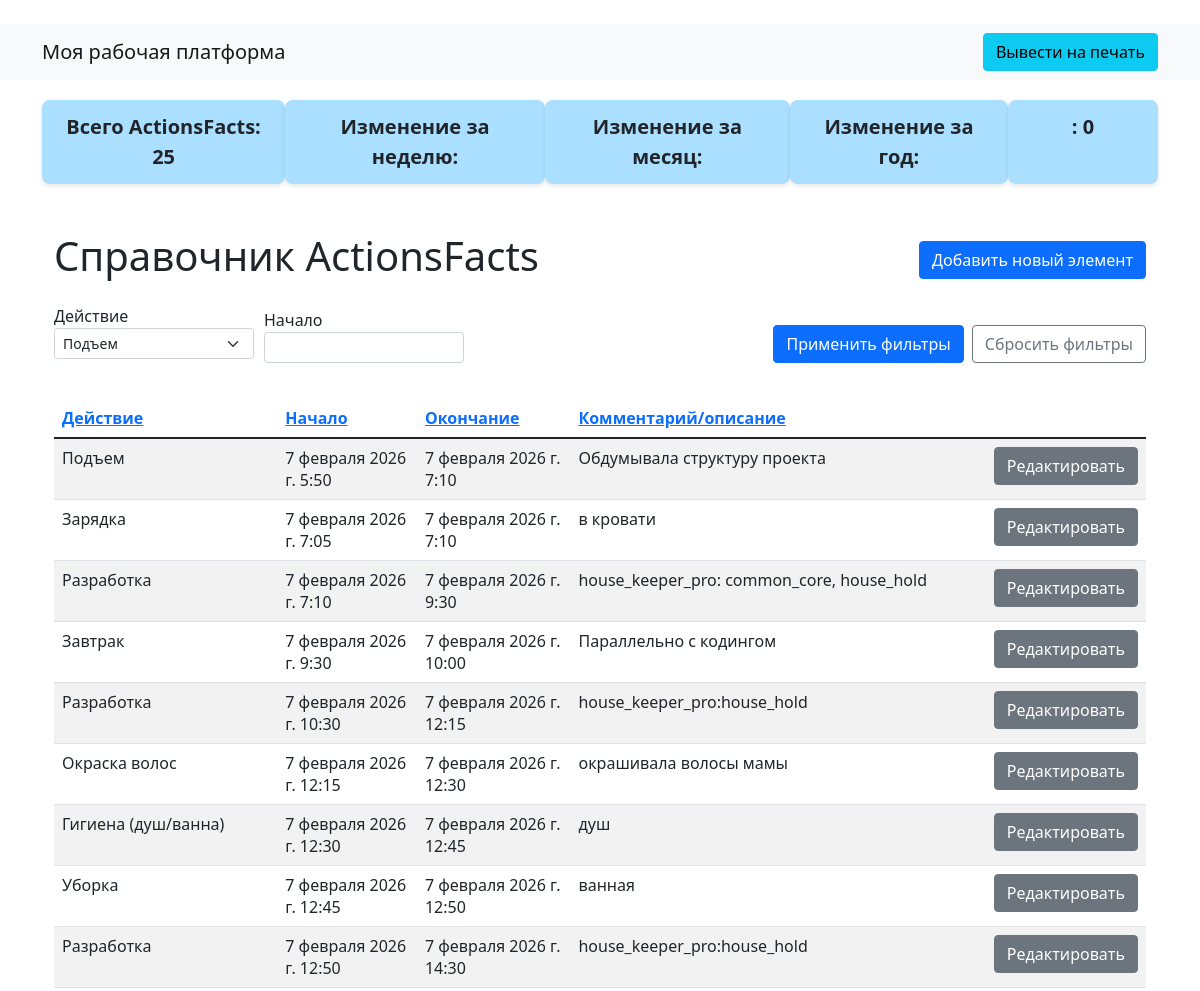
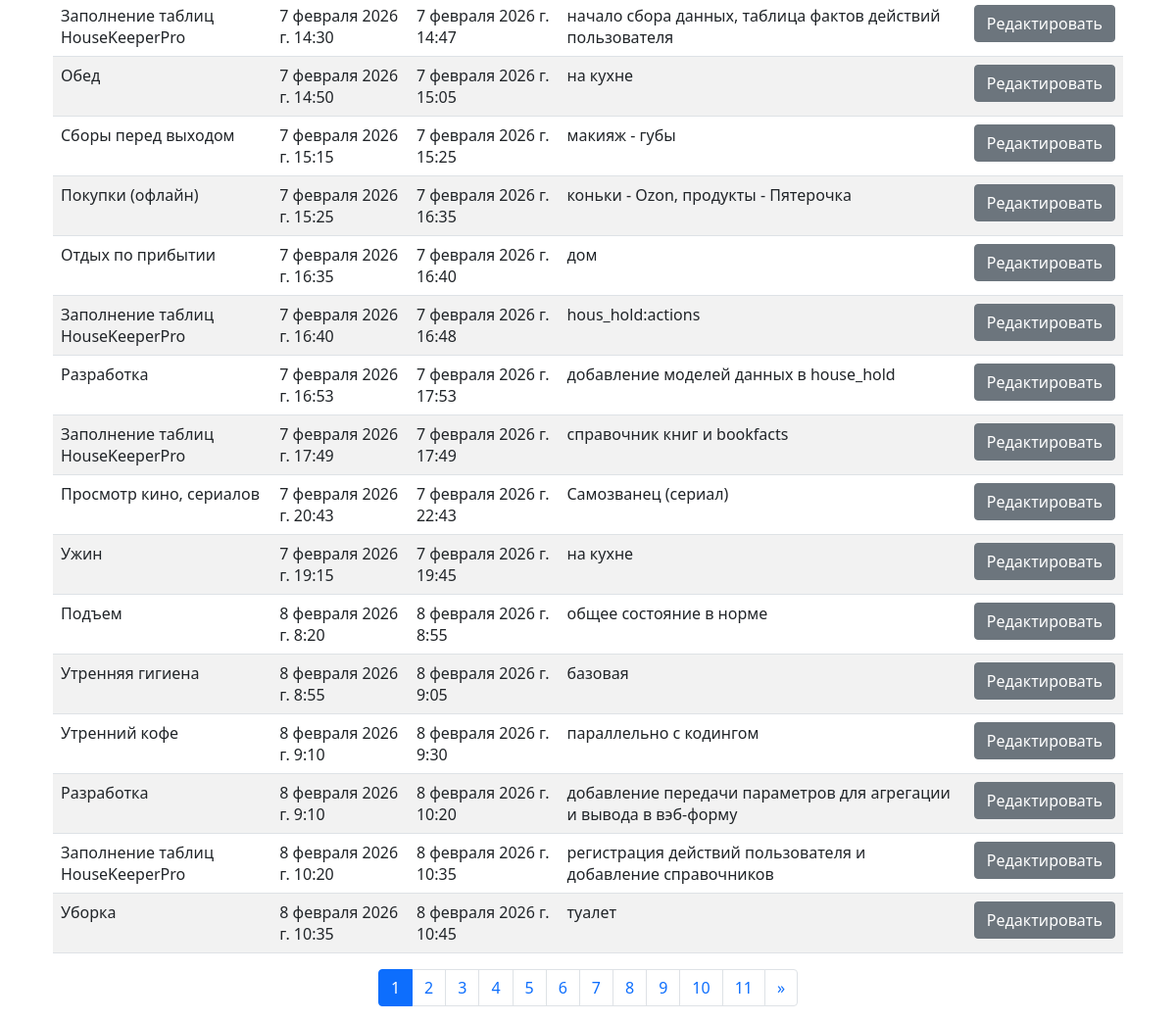
Page /household/dayactions/ on the committed database (2 pictures, top to bottom).
### common_core/models.py (models this page shows)
class Actions(models.Model):
    action = models.CharField(max_length=150)
    keeperapps = models.ForeignKey(
        'KeeperApps',
        related_name='actapps',
        on_delete=models.SET_NULL,
        null=True,
        blank=True
    )
    actionprd = models.ForeignKey(
        'Periods',
        related_name='actprds',
        on_delete=models.SET_NULL,
        null=True,
        blank=True
    )
    def __str__(self):
        return self.action

### house_hold/models.py (models this page shows, shortened)
class ActionsFacts(models.Model):
    actdone = models.ForeignKey(
        'common_core.Actions',
        related_name='actdone',
        null=True,
        on_delete=models.SET_NULL, # , on_delete=models.CASCADE
        blank=True
    )
    actstart = models.DateTimeField(default=timezone.now)
    actfinish = models.DateTimeField(default=timezone.now)
    actstatus = models.CharField(choices=[
        ('online', 'онлайн'),
        ('offline','офлайн')
        ], default='online')
    actarea = models.CharField(choices=[
        ('inside', 'в помещении'),
        ('inplace','в кровати/на кресле'),
        ('outside','на улице')
        ], default='inside')
    actcoment = models.CharField(max_length=250, null=True)

### house_hold/views.py (the view)
# urls.py: path('dayactions/', views.DayActionsView.as_view(), name='dayactions'),
class DayActionsView(TemplateView):
    HEADERS = [
        {'actdone': 'Действие'},
        {'actstart': 'Начало'},
        {'actfinish': 'Окончание'},
        {'actcoment': 'Комментарий/описание'},
    ]
    FILTERS = ['actdone', 'actstart']
    model_name = ActionsFacts
    model_form = ActDoneForm
    template_name = 'general_list.html'
    def get(self, request):
        return list_item(request, self.model_name,  self.model_form, self.FILTERS, self.HEADERS)

### house_hold/views.py (called while the page is built)
def prepare_filters_and_headers(model_class, FILTERS, HEADERS):
    filters_collection = FilterCollection()
    for el in FILTERS:
        filters_collection.add_filter(model_class, el)
    headers = []
    for header in HEADERS:
        print('header: ', header)
        for key, value in header.items():
            headers.append({'field':key, 'label':value})
    return filters_collection, headers

def list_item(request, model_class=None, model_form=None, FILTERS=None, HEADERS=None):
    if FILTERS is not None  and HEADERS is not None:
        filters_collection, headers = prepare_filters_and_headers(model_class, FILTERS, HEADERS)
    else:
        filters_collection = request.session.get('filters')
        headers =  request.session.get('headers')
        model_name = request.session.get('model_name')
        model_class = MODELS_AND_FORMS[model_name]['class']
        model_form = MODELS_AND_FORMS[model_name]['form']
    app_namespace = request.resolver_match.namespace
    print('app_namespace:\n', app_namespace)
    return list_view(request, model_class, model_form, app_namespace, filters=filters_collection, headers=headers)

### house_keeper_pro/utils/filters.py (called while the page is built)
@register.filter()
def format_number(value):
    if isinstance(value, decimal.Decimal):
        return f'{value:,.2f}'.replace(',', ' ').replace('.', ',')
    elif isinstance(value, DateTimeField):
        return value.strftime('%Y-%m-%d %H:%M')
    else:
        return value

@register.filter()
def get_label(value, headers):
    for header in headers:
        if header['field'] == value:
            return header['label']

### house_keeper_pro/views.py (called while the page is built)
def log_route(request, message):
    logger.info(f"[Route]: {request.path} | Message: {message}")

def generate_urls(request, app_namespace, model_class, model_form):
    try:
        log_route(request, f"Формирование URL для пространства '{app_namespace}' и модели '{model_class.__name__}'.")
        urls = {
            'list': reverse(f"{app_namespace}:list"),
            f'add': reverse(f"{app_namespace}:add"),
            'edit': reverse(f"{app_namespace}:edit"),
        }
        print('urls: ', urls)
        log_route(request, f"Успешно сформированы URL: {urls}.")
        return urls
    except (NoReverseMatch, ImproperlyConfigured) as e:
        log_route(request, f"Ошибка при формировании URL: {str(e)}.")
        raise

### templates/general_list.html (shortened to what this page needs)
﻿<!DOCTYPE html>
{% extends 'base.html' %}
{% load static %}
{% block content %}
<div class="box-container">
    <div class="summary-box">Всего {{ total_count_label }}: {{ total_items }}</div>
    <div class="summary-box">Изменение за неделю:</div>
    <div class="summary-box">Изменение за месяц:</div>
    <div class="summary-box">Изменение за год:</div>
    <div class="summary-box">{{ totalsum_label }}: {{ totalsum_value|format_number }}</div>
</div>
<div class="container mt-5">
    <div class="d-flex align-items-center mb-3">
        <h1 class="me-auto">Справочник {{ total_count_label }}</h1>
        <a href="{{ add_url }}" class="btn btn-primary">Добавить новый элемент</a>
    </div>
    <form method="GET" class="d-flex justify-content-between w-100 align-items-center">
        {% for field_name, filter_data in filters %}
        <div class="mb-3 filter-item">
            <label for="id_{{ field_name }}">{{ field_name|get_label:headers }}</label><br />
            {% if filter_data.type == 'select' %}
            <select id="id_{{ field_name }}" name="{{ field_name }}" class="form-select form-select-sm mb-2">
                {% for option_key, option_value in filter_data.options.items %}
                <option value="{{ option_key }}" {% if request.GET.field_name == option_key %}selected{% endif %}>
                    {{ option_value }}
                </option>
                {% endfor %}
            </select>
            {% else %}
            <input type="text" id="id_{{ field_name }}" name="{{ field_name }}" value="{% firstof request.GET.field_name '' %}" class="form-control form-control-sm" />
            {% endif %}
        </div>
        {% endfor %}
        <button type="submit" class="btn btn-primary ms-auto">Применить фильтры</button>
        <button type="button" onclick="resetFilters()" class="btn btn-outline-secondary ms-2">Сбросить фильтры</button>
    </form>
    <table class="table table-striped">
        <thead>
            <tr>
                {% for header in headers %}
                <th scope="col"><a href="{{ list_url }}?sort={{ header.field }}">{{ header.label }}</a></th>
                {% endfor %}
            </tr>
        </thead>
        <tbody>
            {% if items %}
            {% for item in items %}
            <tr>
                {% for el in item %}
                <td>{{ el.attr|format_number }}</td>
                {% endfor %}
                <td>
                    <a href="#" class="btn btn-secondary">Редактировать</a>
                </td>
            </tr>
            {% endfor %}
            {% else %}
            <tr>
                <td colspan="{{ headers|length|add:'1' }}">Нет доступных данных.</td>
            </tr>
            {% endif %}
        </tbody>
    </table>
    <nav aria-label="Pagination Navigation">
        <ul class="pagination justify-content-center">
            {% for pg_num in page_obj.paginator.page_range %}
            <li class="page-item {% if page_obj.number == pg_num %}active{% endif %}">
                <a class="page-link" href="?page={{ pg_num }}">{{ pg_num }}</a>
            </li>
            {% endfor %}
            {% if page_obj.has_next %}
            <li class="page-item">
                <a class="page-link" href="?page={{ page_obj.next_page_number }}" aria-label="Следующая">
                    <span aria-hidden="true">&raquo;</span>
                </a>
            </li>
            {% endif %}
        </ul>
    </nav>
</div>
{% endblock %}

### templates/base.html (style rules this page uses)
.box-container { display: flex; justify-content: space-between; margin-top: 20px; }
.summary-box { background-color: #aadfff; border-radius: 8px; box-shadow: 0 2px 4px rgba(0, 0, 0, 0.1); padding: 12px 20px; min-width: 150px; text-align: center; font-size: 20px; font-weight: bold; }
.filter-item { display: inline-block; margin-right: 10px; vertical-align: top; width: 200px; }
.filter-item select, .filter-item input { width: 100%; }

### rows in the picture
Actions: actdone "Подъем", attr "Подъем"
ActionsFacts: attr "7 февраля 2026 г. 5:50" "7 февраля 2026 г. 7:10" "Обдумывала структуру проекта"
Actions: attr "Зарядка"
ActionsFacts: attr "7 февраля 2026 г. 7:05" "7 февраля 2026 г. 7:10" "в кровати"
Actions: attr "Разработка"
ActionsFacts: attr "7 февраля 2026 г. 7:10" "7 февраля 2026 г. 9:30" "house_keeper_pro: common_core, house_hold"
Actions: attr "Завтрак"
ActionsFacts: attr "7 февраля 2026 г. 9:30" "7 февраля 2026 г. 10:00" "Параллельно с кодингом"
ActionsFacts: attr "7 февраля 2026 г. 10:30" "7 февраля 2026 г. 12:15" "house_keeper_pro:house_hold"
Actions: attr "Окраска волос"
ActionsFacts: attr "7 февраля 2026 г. 12:15" "7 февраля 2026 г. 12:30" "окрашивала волосы мамы"
Actions: attr "Гигиена (душ/ванна)"
ActionsFacts: attr "7 февраля 2026 г. 12:30" "7 февраля 2026 г. 12:45" "душ"
Actions: attr "Уборка"
ActionsFacts: attr "7 февраля 2026 г. 12:45" "7 февраля 2026 г. 12:50" "ванная"
ActionsFacts: attr "7 февраля 2026 г. 12:50" "7 февраля 2026 г. 14:30" "house_keeper_pro:house_hold"
Actions: attr "Заполнение таблиц HouseKeeperPro"
ActionsFacts: attr "7 февраля 2026 г. 14:30" "7 февраля 2026 г. 14:47" "начало сбора данных, таблица фактов действий пользователя"
Actions: attr "Обед"
ActionsFacts: attr "7 февраля 2026 г. 14:50" "7 февраля 2026 г. 15:05" "на кухне"
Actions: attr "Сборы перед выходом"
ActionsFacts: attr "7 февраля 2026 г. 15:15" "7 февраля 2026 г. 15:25" "макияж - губы"
Actions: attr "Покупки (офлайн)"
ActionsFacts: attr "7 февраля 2026 г. 15:25" "7 февраля 2026 г. 16:35" "коньки - Ozon, продукты - Пятерочка"
Actions: attr "Отдых по прибытии"
ActionsFacts: attr "7 февраля 2026 г. 16:35" "7 февраля 2026 г. 16:40" "дом"
ActionsFacts: attr "7 февраля 2026 г. 16:40" "7 февраля 2026 г. 16:48" "hous_hold:actions"
ActionsFacts: attr "7 февраля 2026 г. 16:53" "7 февраля 2026 г. 17:53" "добавление моделей данных в house_hold"
ActionsFacts: attr "7 февраля 2026 г. 17:49" "7 февраля 2026 г. 17:49" "справочник книг и bookfacts"
Actions: attr "Просмотр кино, сериалов"
ActionsFacts: attr "7 февраля 2026 г. 20:43" "7 февраля 2026 г. 22:43" "Самозванец (сериал)"
Actions: attr "Ужин"
ActionsFacts: attr "7 февраля 2026 г. 19:15" "7 февраля 2026 г. 19:45" "на кухне"
ActionsFacts: attr "8 февраля 2026 г. 8:20" "8 февраля 2026 г. 8:55" "общее состояние в норме"
Actions: attr "Утренняя гигиена"
ActionsFacts: attr "8 февраля 2026 г. 8:55" "8 февраля 2026 г. 9:05" "базовая"
Actions: attr "Утренний кофе"
ActionsFacts: attr "8 февраля 2026 г. 9:10" "8 февраля 2026 г. 9:30" "параллельно с кодингом"
ActionsFacts: attr "8 февраля 2026 г. 9:10" "8 февраля 2026 г. 10:20" "добавление передачи параметров для агрегации и вывода в вэб-форму"
ActionsFacts: attr "8 февраля 2026 г. 10:20" "8 февраля 2026 г. 10:35" "регистрация действий пользователя и добавление справочников"
ActionsFacts: attr "8 февраля 2026 г. 10:35" "8 февраля 2026 г. 10:45" "туалет"

### other values in the picture
{{ total_count_label }} "ActionsFacts"
{{ total_items }} "25"
{{ totalsum_value|format_number }} "0"
{{ field_name|get_label:headers }} "Действие" "Начало"
{{ header.label }} "Действие" "Начало" "Окончание" "Комментарий/описание"
{{ pg_num }} "1" "2" "3" "4" "5" "6" "7" "8" "9" "10" "11"
